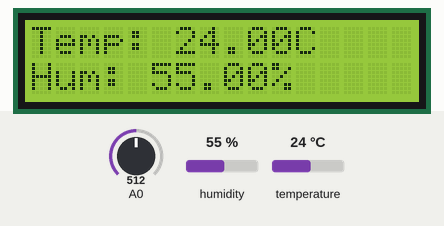
Recording of a sketch running on a simulated ESP8266 (NodeMCU). Shown: 16×2 character LCD. The test bench sets the inputs (shaded band); at power-on: humidity 55 %, temperature 24 °C, A0 = 512. WiFi joins after 1.5 s; servers stay silent unless stated; what the sketch prints to the serial monitor is not drawn.

Above: at 3.2 s.
3.3 s: humidity set to 22 %
At 17.1 s:
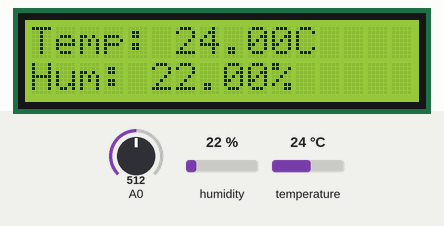
17.3 s: temperature set to 12 °C
At 31.1 s:
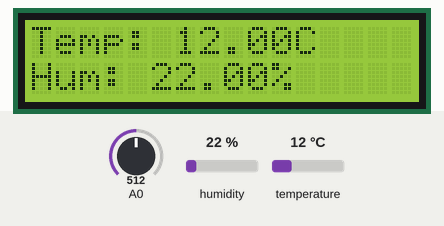
31.3 s: humidity set to 40 %
At 45.2 s:
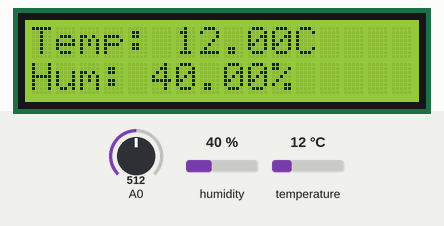
45.3 s: temperature set to 19 °C
At 60.0 s:
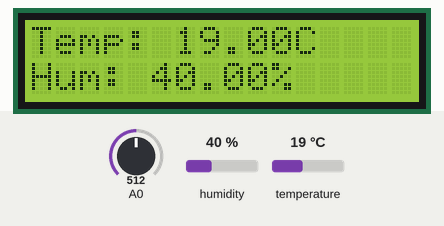
Timing chart, 0 to 60.3 s (numbered marks = the images above; inputs shaded):
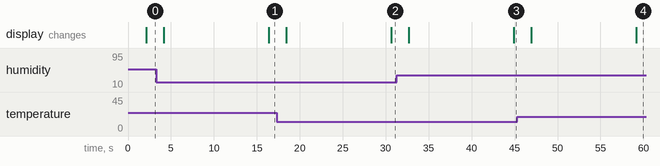

Measured:
- after the input at 3.3 s, the display: first differs from a run without the input after 13.1 s (image 1)
- after the input at 17.3 s, the display: first differs from a run without the input after 13.4 s (image 2)
- after the input at 31.3 s, the display: first differs from a run without the input after 13.6 s (image 3)
- after the input at 45.3 s, the display: first differs from a run without the input after 13.9 s (image 4)

The sketch:

Air_Quality_Arduino_Code.ino
```cpp
#include <ESP8266WiFi.h>
#include <Wire.h>
#include <LiquidCrystal_I2C.h>
#include "DHT.h"

// Constants
#define DHTPIN 2          // GPIO2 (D4)
#define DHTTYPE DHT11
DHT dht(DHTPIN, DHTTYPE);

LiquidCrystal_I2C lcd(0x27, 16, 2);  // I2C LCD address may differ (check your module)

const char* ssid = "Net";    // Your WiFi SSID
const char* password = "areebazee30";     // Your WiFi Password

const char* host = "api.thingspeak.com";
String apiKey = "LJW0LWV8MLQCHLTX";    // Your provided ThingSpeak API key

void setup() {
  Serial.begin(115200);

  // Initialize I2C communication for the LCD
  Wire.begin(D2, D1);  // SDA = D2 (GPIO4), SCL = D1 (GPIO5)

  // Initialize LCD
  lcd.begin(16, 2);  // Initialize with 16 columns and 2 rows
  lcd.backlight();

  // Initialize DHT sensor
  dht.begin();

  // Connect to Wi-Fi
  WiFi.begin(ssid, password);
  Serial.print("Connecting to WiFi");
  lcd.setCursor(0, 0);
  lcd.print("Connecting WiFi");
  while (WiFi.status() != WL_CONNECTED) {
    delay(1000);
    Serial.print(".");
  }
  Serial.println("Connected to WiFi");
  lcd.clear();
  lcd.setCursor(0, 0);
  lcd.print("WiFi Connected");
}

void loop() {
  // Read temperature and humidity from DHT11
  float humidity = dht.readHumidity();
  float temperature = dht.readTemperature();

  // Read gas sensor value
  int gasValue = analogRead(A0);

  // Check if any reads failed
  if (isnan(humidity) || isnan(temperature)) {
    Serial.println("Failed to read from DHT sensor!");
    lcd.clear();
    lcd.setCursor(0, 0);
    lcd.print("DHT Error");
    return;
  }

  // Display on LCD
  lcd.clear();
  lcd.setCursor(0, 0);
  lcd.print("Temp: ");
  lcd.print(temperature);
  lcd.print("C");
  lcd.setCursor(0, 1);
  lcd.print("Hum: ");
  lcd.print(humidity);
  lcd.print("%");
  delay(2000);

  lcd.clear();
  lcd.setCursor(0, 0);
  lcd.print("Gas: ");
  lcd.print(gasValue);
  delay(2000);

  // Send data to ThingSpeak
  sendDataToThingSpeak(temperature, humidity, gasValue);

  // Wait before sending again
  delay(10000);  // 15 seconds delay to match ThingSpeak free API rate limits
}

void sendDataToThingSpeak(float temperature, float humidity, int gasValue) {
  if (WiFi.status() == WL_CONNECTED) {
    WiFiClient client;

    if (client.connect(host, 80)) {
      String postStr = apiKey;
      postStr += "&field1=";
      postStr += String(temperature);
      postStr += "&field2=";
      postStr += String(humidity);
      postStr += "&field3=";
      postStr += String(gasValue);
      postStr += "\r\n\r\n";

      client.print("POST /update HTTP/1.1\n");
      client.print("Host: api.thingspeak.com\n");
      client.print("Connection: close\n");
      client.print("X-THINGSPEAKAPIKEY: " + apiKey + "\n");
      client.print("Content-Type: application/x-www-form-urlencoded\n");
      client.print("Content-Length: ");
      client.print(postStr.length());
      client.print("\n\n");
      client.print(postStr);

      Serial.println("Data sent to ThingSpeak");
      client.stop();
    } else {
      Serial.println("Failed to connect to ThingSpeak");
    }
  }
}
```
